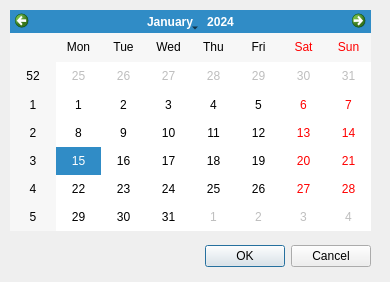
<?xml version="1.0" encoding="UTF-8"?>
<ui version="4.0">
 <class>CalendarWindow</class>
 <widget class="QDialog" name="CalendarWindow">
  <property name="geometry">
   <rect>
    <x>0</x>
    <y>0</y>
    <width>390</width>
    <height>282</height>
   </rect>
  </property>
  <property name="windowTitle">
   <string>Dialog</string>
  </property>
  <widget class="QDialogButtonBox" name="buttonBox">
   <property name="geometry">
    <rect>
     <x>30</x>
     <y>240</y>
     <width>341</width>
     <height>32</height>
    </rect>
   </property>
   <property name="orientation">
    <enum>Qt::Horizontal</enum>
   </property>
   <property name="standardButtons">
    <set>QDialogButtonBox::Cancel|QDialogButtonBox::Ok</set>
   </property>
  </widget>
  <widget class="QCalendarWidget" name="calendarWidget">
   <property name="geometry">
    <rect>
     <x>10</x>
     <y>10</y>
     <width>361</width>
     <height>221</height>
    </rect>
   </property>
  </widget>
 </widget>
 <resources/>
 <connections>
  <connection>
   <sender>buttonBox</sender>
   <signal>accepted()</signal>
   <receiver>CalendarWindow</receiver>
   <slot>accept()</slot>
   <hints>
    <hint type="sourcelabel">
     <x>248</x>
     <y>254</y>
    </hint>
    <hint type="destinationlabel">
     <x>157</x>
     <y>274</y>
    </hint>
   </hints>
  </connection>
  <connection>
   <sender>buttonBox</sender>
   <signal>rejected()</signal>
   <receiver>CalendarWindow</receiver>
   <slot>reject()</slot>
   <hints>
    <hint type="sourcelabel">
     <x>316</x>
     <y>260</y>
    </hint>
    <hint type="destinationlabel">
     <x>286</x>
     <y>274</y>
    </hint>
   </hints>
  </connection>
 </connections>
</ui>
